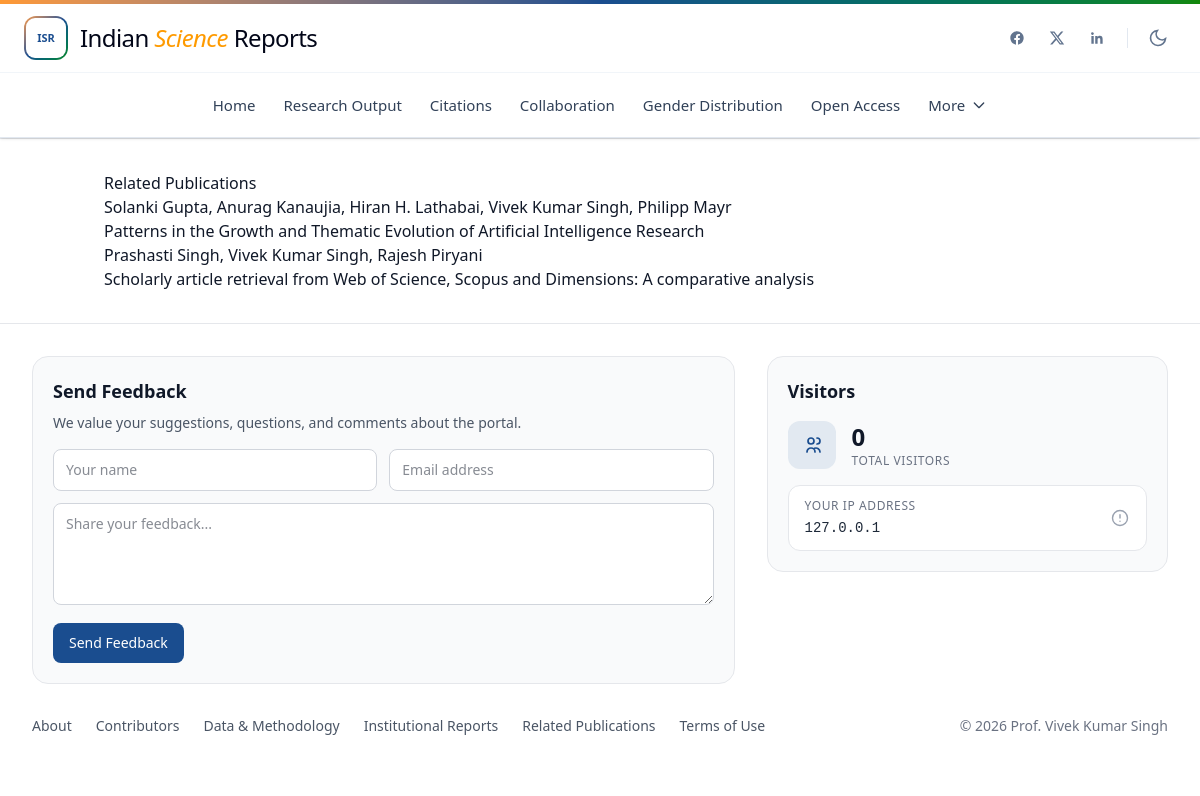
Page /publications on the committed database.
### tables this page shows
CREATE TABLE publications (
    id              INT UNSIGNED AUTO_INCREMENT PRIMARY KEY,
    title           VARCHAR(500) NOT NULL,
    authors         VARCHAR(500) NOT NULL,
    url             VARCHAR(500) NULL,
    journal         VARCHAR(255) NULL,
    published_at    DATE NULL,
    is_featured     TINYINT(1) NOT NULL DEFAULT 0,    
    sort_order      INT NOT NULL DEFAULT 0,
    INDEX idx_publications_featured (is_featured, sort_order)
);

### includes/functions.php (called while the page is built, shortened)
<?php
function e(?string $value): string
{
    return htmlspecialchars($value ?? '', ENT_QUOTES, 'UTF-8');
}

### pages/publications.php (the view, shortened to what this page needs)
<?php
$publications = $pdo->query("SELECT * FROM publications ORDER BY published_at DESC")->fetchAll();
?>
<div class="container">
    <h1>Related Publications</h1>
    <ul class="publication-list">
        <?php foreach ($publications as $pub): ?>
            <li>
                <p class="authors"><?= e($pub['authors']) ?></p>
                <h3><a href="<?= e($pub['url']) ?>"><?= e($pub['title']) ?></a></h3>
            </li>
        <?php endforeach; ?>
    </ul>
</div>

### assets/css/style.css (style rules this page uses)
:root { --site-max-width: 1280px; }
html, body { margin: 0; padding: 0; }
body { min-height: 100vh; }
.container, main > .container { width: min(100%, var(--site-max-width)); margin-inline: auto; padding-left: 1rem; padding-right: 1rem; }

### rows in the picture
publications: authors "Solanki Gupta, Anurag Kanaujia, Hiran H. Lathabai, Vivek Kumar Singh, Philipp Mayr", title "Patterns in the Growth and Thematic Evolution of Artificial Intelligence Research"
publications: authors "Prashasti Singh, Vivek Kumar Singh, Rajesh Piryani", title "Scholarly article retrieval from Web of Science, Scopus and Dimensions: A comparative analysis"

### other values in the picture
$item['label'] "Home"
$item['label'] "Research Output"
$item['label'] "Citations"
$item['label'] "Collaboration"
$item['label'] "Gender Distribution"
$item['label'] "Open Access"
$item['label'] "More"
$visitorTotal "0"
$visitorIp "127.0.0.1"
